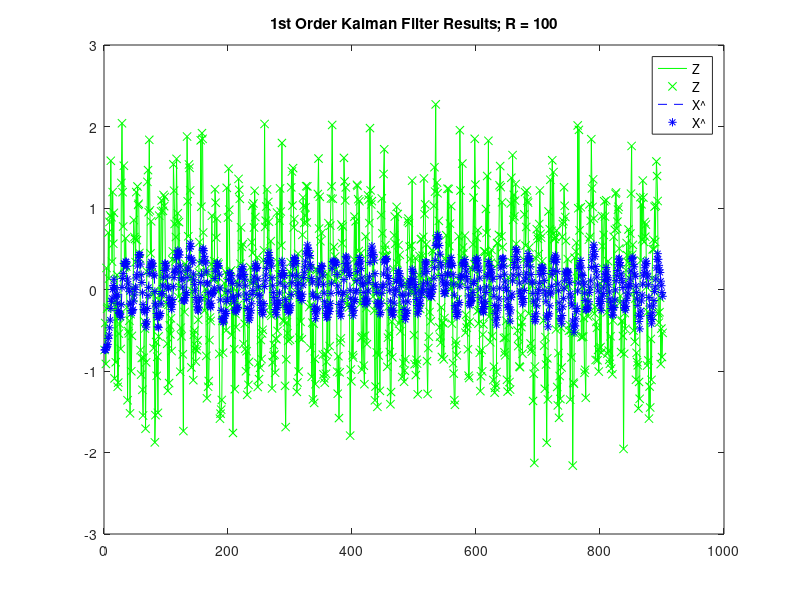

MATLAB code to generate this figure:
%Basic Kalman Filter Implementation
clear;clc;


%Define Perfect Signal
fs = 100;
t = 1:1/fs:10;
x = sin(30*t);

%Define Noisy Signal
y = x + 0.5*randn(1,length(x));

NoisySen = y;
length = length(NoisySen);
Q = 1;
R = 100; %Adjust R for Degree of Damping

for n = 1: 1: length;

   z(n) = NoisySen(n);

end;

length
Q
R

for n = 1: 1: length;

   index(n) = n;

end;

Pmin1 = 0;

Pmin1


K = Pmin1/(Pmin1+R)

X_hat(1) = NoisySen(1) + K*(z(1) - NoisySen(1))
	
P = (1-K)*Pmin1

Pmin = P + Q

X_hat_min(1) = X_hat(1)


for n = 2: 1: length;

   K = Pmin/(Pmin+R);

   X_hat(n) = X_hat_min(n-1) + K*(z(n) - X_hat_min(n-1));
	
   P = (1-K)*Pmin;

   Pmin = P + Q;

   X_hat_min(n) = X_hat(n);

end;

figure(2);clf;
plot(index,z,'g-',index,z,'gx',index,X_hat,'b--',index,X_hat,'b*')
legend('Z','Z','X^','X^')
title(['1st Order Kalman Filter Results; R = ',num2str(R)])